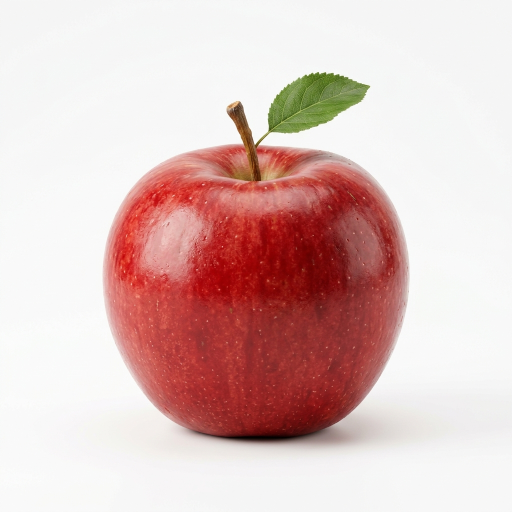
#> input picture week14/assets/apple.jpg, 1024 x 1024 px (shown at 1/2 size)
$ python step1_cooling_simulation.py
#> lines starting #> are read from the running program, lines starting #| are printed output that depends on the picture
import numpy as np
import matplotlib.pyplot as plt
from PIL import Image
from matplotlib.widgets import Slider, RadioButtons, CheckButtons
from scipy.integrate import solve_ivp
import os

plt.rcParams['font.family'] = 'Malgun Gothic'
plt.rcParams['axes.unicode_minus'] = False
plt.rcParams['font.size'] = 9

# ============================================================
# 14주차 심화 실습: 열적 특성 — 호흡열을 고려한 1D 구형 냉각 시뮬레이션
# ============================================================

# 품목별 열물성 프리셋 및 에셋 경로 (실제 파일 포맷인 jpg로 수정)
PRODUCT_DATA = {
    '사과 (Apple)': {'k': 0.42, 'rho': 840, 'cp': 3800, 'q_a': 0.005, 'q_b': 0.10, 'img': 'apple.jpg'},
    '감자 (Potato)': {'k': 0.55, 'rho': 1050, 'cp': 3500, 'q_a': 0.008, 'q_b': 0.08, 'img': 'potato.jpg'},
    '포도 (Grape)': {'k': 0.52, 'rho': 1080, 'cp': 3700, 'q_a': 0.004, 'q_b': 0.12, 'img': 'grape.jpg'},
    '토마토 (Tomato)': {'k': 0.60, 'rho': 950, 'cp': 4000, 'q_a': 0.007, 'q_b': 0.11, 'img': 'tomato.jpg'},
}

DEFAULT_PARAMS = {
    'product': '사과 (Apple)',
    'R': 0.04,
    'h': 25.0,
    'T_init': 25.0,
    'T_inf': 2.0,
    'use_resp': True,
    'N': 40,
    't_end': 10800,
}

def build_ode_system(params):
    p = PRODUCT_DATA[params['product']]
    k, rho, cp = p['k'], p['rho'], p['cp']
    q_a, q_b = p['q_a'], p['q_b']
    R, h, T_inf, N = params['R'], params['h'], params['T_inf'], params['N']
    use_resp = params['use_resp']
    alpha = k / (rho * cp)
    dr = R / N
    r = np.linspace(0, R, N + 1)

    def dTdt(t, T):
#> called with t = 0, T = array of shape (41,)
        dT = np.zeros_like(T)
        resp_term = (q_a * np.exp(q_b * T)) / cp if use_resp else 0.0
        for i in range(1, N):
            d2T_dr2 = (T[i + 1] - 2 * T[i] + T[i - 1]) / dr**2
            dT_dr = (T[i + 1] - T[i - 1]) / (2 * dr)
            dT[i] = alpha * (d2T_dr2 + (2 / r[i]) * dT_dr) + resp_term[i]
        d2T_center = (T[1] - T[0]) / dr**2
        dT[0] = alpha * 3 * d2T_center + resp_term[0]
        T_surf = (k * T[N - 1] + h * dr * T_inf) / (k + h * dr)
        T[N] = T_surf
        dT[N] = (alpha * (T[N-1] - 2*T[N] + T[N])/dr**2) + resp_term[N]
        return dT
    return r, dTdt

def run_sim(params):
    T_init, t_end = params['T_init'], params['t_end']
    r, dTdt = build_ode_system(params)
    T0 = np.full(len(r), T_init)
    t_eval = np.linspace(0, t_end, 300)
    sol = solve_ivp(dTdt, [0, t_end], T0, t_eval=t_eval, method='RK45')
    T_center = sol.y[0, :] + 0.15 * np.random.randn(len(t_eval))
    T_surface = sol.y[-1, :] + 0.10 * np.random.randn(len(t_eval))
    return t_eval, T_center, T_surface, sol.y, r

def main():
    params = DEFAULT_PARAMS.copy()
    base_path = os.path.join(os.path.dirname(os.path.abspath(__file__)), 'assets')

    t_eval, T_c, T_s, T_all, r_grid = run_sim(params)
    fig = plt.figure(figsize=(16, 9))
    plt.subplots_adjust(left=0.07, right=0.85, bottom=0.25, top=0.92, wspace=0.25, hspace=0.35)

    # 1. 온도 시계열
    ax1 = fig.add_subplot(2, 3, 1)
    line_c, = ax1.plot(t_eval/60, T_c, 'b-', alpha=0.7, label='중심')
    line_s, = ax1.plot(t_eval/60, T_s, 'r--', alpha=0.7, label='표면')
    ax1.axhline(params['T_inf'], color='k', ls=':', label='냉매')
    ax1.set_title('시간별 온도 변화')
    ax1.set_xlabel('시간 (min)')
    ax1.set_ylabel('온도 (°C)')
    ax1.legend(loc='upper right', fontsize=8)

    # 2. 무차원 온도
    ax2 = fig.add_subplot(2, 3, 2)
    theta = (T_c - params['T_inf']) / (params['T_init'] - params['T_inf'])
    line_theta, = ax2.plot(t_eval/60, theta, 'g-', lw=2)
    ax2.set_title('무차원 온도 지수 (θ)')
    ax2.set_ylim(-0.05, 1.05)

    # 3. 이미지 표시 영역 (PIL 사용)
    ax_img = fig.add_subplot(2, 3, 3)
    ax_img.axis('off')
    img_disp = None

    def load_product_img(product_name):
#> called with product_name = '사과 (Apple)'
        img_name = PRODUCT_DATA[product_name]['img']
        path = os.path.join(base_path, img_name)
        if os.path.exists(path):
            try:
                return Image.open(path)
#> returned value is the input picture: PIL image 1024x1024 RGB; mean R, G, B 222.5, 193.4, 190.7
            except:
                return None
        return None

    img_data = load_product_img(params['product'])
    if img_data is not None:
        img_disp = ax_img.imshow(img_data)
    else:
        ax_img.text(0.5, 0.5, 'Image not found', ha='center')
    ax_img.set_title('실습 대상 품목')

    # 4. 공간적 분포
    ax3 = fig.add_subplot(2, 3, 4)
    times_to_plot = [0, 10, 30, 60, 120]
    profile_lines = []
    for tm in times_to_plot:
        idx = np.argmin(np.abs(t_eval - tm*60))
        ln, = ax3.plot(r_grid*100, T_all[:, idx], label=f'{tm} min')
        profile_lines.append(ln)
    ax3.set_title('반경 방향 온도 분포')
    ax3.set_xlabel('반경 (cm)')
    ax3.set_ylabel('온도 (°C)')
    ax3.legend(loc='lower left', fontsize=8)

    # 5. 분석 결과
    ax4 = fig.add_subplot(2, 3, 5)
    ax4.axis('off')
    res_text = ax4.text(0.1, 0.5, '', fontsize=10, transform=ax4.transAxes,
                        bbox=dict(facecolor='white', alpha=0.8))

    def update_text(p, tc_data):
        bi = p['h'] * p['R'] / PRODUCT_DATA[p['product']]['k']
        hct_idx = np.where((tc_data - p['T_inf']) / (p['T_init'] - p['T_inf']) <= 0.5)[0]
        hct = t_eval[hct_idx[0]]/60 if len(hct_idx) > 0 else 999
        txt = (f"[분석 리포트]\n- 품목: {p['product']}\n- Bi: {bi:.3f}\n- HCT: {hct:.1f} min\n"
               f"- 호흡열: {'ON' if p['use_resp'] else 'OFF'}\n- 최종온도: {tc_data[-1]:.2f} °C")
        res_text.set_text(txt)

    update_text(params, T_c)

    # 컨트롤 위젯
    ax_h = plt.axes([0.1, 0.12, 0.3, 0.02])
    ax_r = plt.axes([0.1, 0.08, 0.3, 0.02])
    ax_ti = plt.axes([0.1, 0.04, 0.3, 0.02])
    s_h = Slider(ax_h, '대류계수', 5, 100, valinit=params['h'])
    s_r = Slider(ax_r, '반경(cm)', 2, 10, valinit=params['R']*100)
    s_ti = Slider(ax_ti, '초기온도', 10, 40, valinit=params['T_init'])

    ax_radio = plt.axes([0.45, 0.02, 0.12, 0.15], facecolor='#f9f9f9')
    radio = RadioButtons(ax_radio, list(PRODUCT_DATA.keys()))

    ax_check = plt.axes([0.6, 0.05, 0.1, 0.08], facecolor='#f9f9f9')
    check = CheckButtons(ax_check, ['호흡열'], [True])

    def update(val):
        params['h'] = s_h.val
        params['R'] = s_r.val / 100.0
        params['T_init'] = s_ti.val
        params['product'] = radio.value_selected
        params['use_resp'] = check.get_status()[0]

        te, tc, ts, tall, rg = run_sim(params)
        line_c.set_data(te/60, tc)
        line_s.set_data(te/60, ts)
        ax1.set_ylim(0, params['T_init'] + 3)
        line_theta.set_data(te/60, (tc - params['T_inf']) / (params['T_init'] - params['T_inf']))

        for i, tm in enumerate(times_to_plot):
            idx = np.argmin(np.abs(te - tm*60))
            profile_lines[i].set_data(rg*100, tall[:, idx])
        ax3.set_ylim(params['T_inf']-1, params['T_init']+1)

        # 이미지 업데이트
        new_img = load_product_img(params['product'])
        if new_img is not None:
            img_disp.set_data(new_img)

        update_text(params, tc)
        fig.canvas.draw_idle()

    s_h.on_changed(update)
    s_r.on_changed(update)
    s_ti.on_changed(update)
    radio.on_clicked(update)
    check.on_clicked(update)

    plt.suptitle('14주차 실습: 생물자원 냉각 디지털 트윈 시뮬레이터', fontsize=14)
    plt.show()
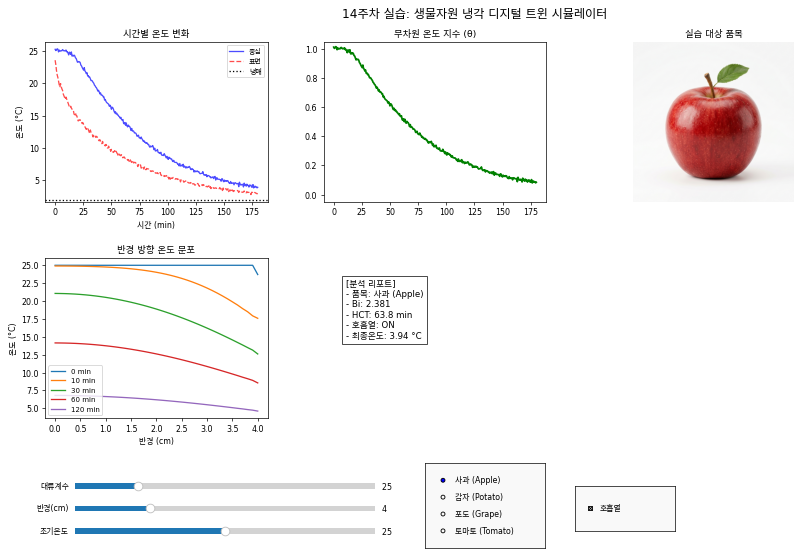
#> figure drawn by matplotlib, 9 panels; panel 1: curve peaks at x = 1.81, y = 25.34; panel 1: curve peaks at x = 0, y = 23.58; panel 2: curve peaks at x = 1.81, y = 1.01; panel 4: curve peaks at x = 0, y = 25

if __name__ == '__main__':
    main()
